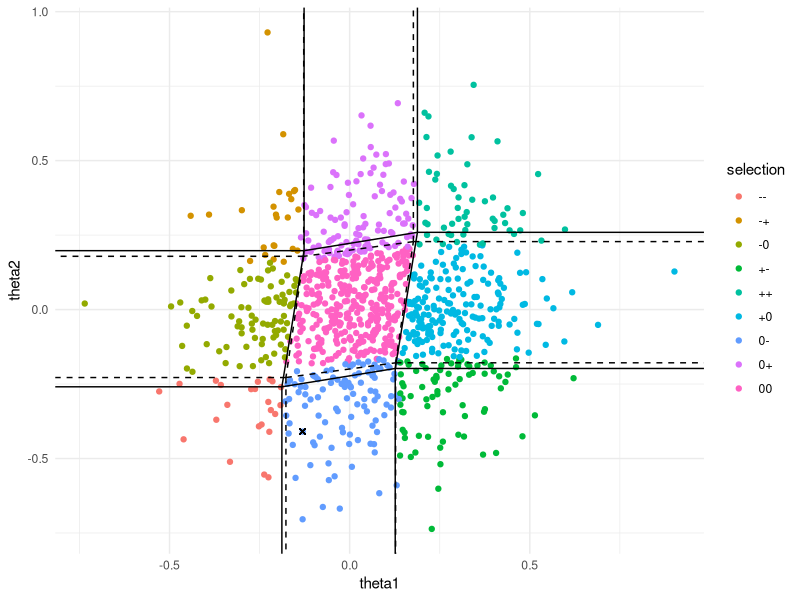

Recreate this plot in R.
## ---- chunk 1
#| code-fold: true
#| code-summary: Show the code
#| fig-align: center
suppressPackageStartupMessages({
  library(foreach)
  library(doParallel)
  library(glmnet)
  library(ggplot2)
  library(dplyr)
})

theme_set(theme_minimal())

Logistic <- function(z) {
  return(exp(z) / (1 + exp(z)))
}

SignSummary <- function(x) {
  return(paste(ifelse(x == 0, '0', ifelse(x > 0, '+', '-')), collapse = ''))
}

HessianLogistic <- function(x, theta) {
  z <- x %*% theta
  psi.2nd <- exp(z) / (1 + exp(z))^2
  return(-t(x) %*% (x * as.vector(psi.2nd)) / nrow(x))
}

HessianGaussian <- function(x) {
  return(-t(x) %*% x / nrow(x))
}

GLMSim <- function(theta, lambda, n, nRep = 1000, family = 'gaussian') {
  # GLMSim produces a plot of the true selection events by simulation, with
  # approximation of the selection event based on Taylor expansion of the
  # log-likelihood at the true theta (dahsed) and the MLE (dotted)
  #
  # Args:
  #   theta: true parameter
  #   lambda: penalty parameter
  #   n: sample size
  #   nRep: number of points to be included
  #   family: 'binomial' for logistic regression, 'gaussian' for linear
  #     regression
  #
  # Returns:
  #   A plot of the simulation
  registerDoParallel(cores = 4)
  
  # generates nRep possible sets of n observations
  x.cov.rt <- rbind(c(1, -0.1), c(-0.1, 1))
  x <- matrix(rnorm(n * 2), n, 2) %*% x.cov.rt
  if (family == 'binomial') {
    pr <- Logistic(x %*% theta)
    y <- foreach(i = 1:nRep, .combine = cbind) %dopar% {
      set.seed(i)
      rbinom(n, size = 1, prob = pr)
    }
  } else if (family == 'gaussian') {
    mu <- x %*% theta
    y <- foreach(i = 1:nRep, .combine = cbind) %dopar% {
      set.seed(i)
      rnorm(n, mean = mu)
    }
  } else {
    stop('family is not binomial or gaussian')
  }
  
  # runs glmnet to compute the selected variables at s = lambda
  # computes mle as test statistic at s = 0
  mle <- foreach(i = 1:nRep, .combine = rbind, .packages = "glmnet") %dopar% {
    fit <- glmnet(x, y[, i], family = family, intercept = FALSE)
    coeff <- as.matrix(
      coef(
        fit, s = c(0, lambda), exact = TRUE,
        x = x, y = y[, i], family = family,
        intercept = FALSE
      )
    )
    selection <- SignSummary(coeff[-1, 2])
    data.frame(
      theta1 = coeff[2, 1], theta2 = coeff[3, 1],
      selection = selection
    )
  }
  mle$selection <- as.factor(mle$selection)
  
  # computes the selection event based on the MLE at the first row
  if (family == 'binomial') {
    hessian <- HessianLogistic(x, as.numeric(mle[1, 1:2]))
  } else if (family == 'gaussian') {
    hessian <- HessianGaussian(x)
  }
  
  # computes the segments of the polyhedron for event '00'
  zero.seg <- -t(solve(hessian, rbind(c(1, -1, -1, 1), c(1, 1, -1, -1)))) *
    lambda
  zero.seg <- cbind(zero.seg, zero.seg[c(2, 3, 4, 1), ])
  zero.seg <- data.frame(zero.seg)
  # adds segment representing the other events
  zero.seg <- rbind(
    zero.seg,
    zero.seg %>% dplyr::mutate(X3 = X1, X4 = sign(X2) * 10),
    zero.seg %>% dplyr::mutate(X4 = X2, X3 = sign(X1) * 10)
  )
  
  # computes the selection event based on true theta
  if (family == 'binomial') {
    true.hessian <- HessianLogistic(x, theta)
  } else if (family == 'gaussian') {
    true.hessian <- hessian
  }
  
  # computes the segments of the polyhedron for event '00'
  true.zero.seg <- -t(solve(true.hessian, rbind(c(1, -1, -1, 1), c(1, 1, -1, -1)))) *
    lambda
  true.zero.seg <- cbind(true.zero.seg, true.zero.seg[c(2, 3, 4, 1), ])
  true.zero.seg <- data.frame(true.zero.seg)
  # adds segment representing the other events
  true.zero.seg <- rbind(
    true.zero.seg,
    true.zero.seg %>%
      dplyr::mutate(X3 = X1, X4 = sign(X2) * 10),
    true.zero.seg %>%
      dplyr::mutate(X4 = X2, X3 = sign(X1) * 10)
  )
  
  ggplot(mle) +
    geom_point(aes(x = theta1, y = theta2, color = selection)) +
    geom_point(x = mle[1, 1], y = mle[1, 2], shape = 4) +
    geom_segment(
      aes(x = X1, y = X2, xend = X3, yend = X4),
      data = zero.seg, color = 'black'
    ) +
    geom_segment(
      aes(x = X1, y = X2, xend = X3, yend = X4),
      data = true.zero.seg, color = 'black',
      linetype = 'dashed'
    ) +
    coord_cartesian(
      xlim = c(min(mle$theta1), max(mle$theta1)),
      ylim = c(min(mle$theta2), max(mle$theta2))
    )
}

GLMSim(
  theta = c(0.05, 0), lambda = 0.04, n = 100, nRep = 1000,
  family = 'binomial'
)
